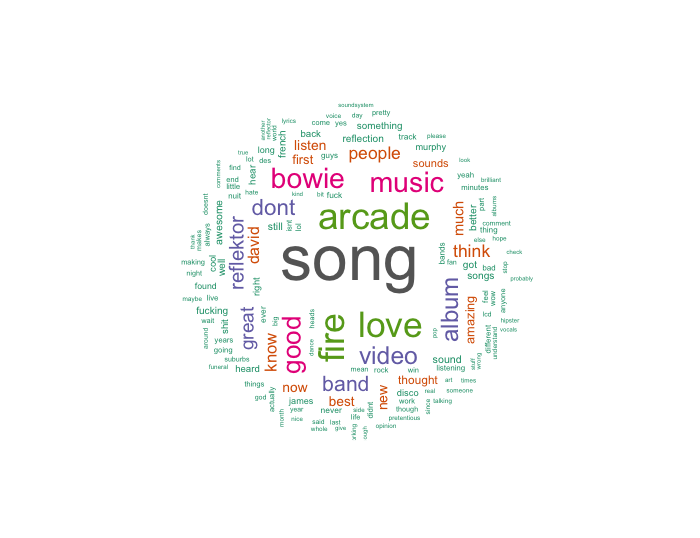

The R source for this figure:
library("tm")
library("SnowballC")
library("wordcloud")
library("RColorBrewer")
library("quanteda")

reflektor <- read.csv("reflektor.csv")

reflektor[which.max(reflektor$likes),c("author", "text", "likes", "time", "numReplies")]
max(reflektor$likes)
reflektor[which.max(reflektor$likes), "text"]

comments <- reflektor$text

ddd <- unlist(comments, recursive = TRUE, use.names = TRUE)

ddddd <- as.vector(ddd)
is.vector(ddddd)

text.tmp <- system2("/Users/aidarzinnatullin/Downloads/mystem", c("-c", "-l", "-d"), input = ddddd, stdout = TRUE)

text.tmp

write.table(text.tmp, "text.txt", append = FALSE, sep = " ", dec = ".",
            row.names = TRUE, col.names = TRUE)



# Choose necessary file
text <- readLines(file.choose())
docs <- Corpus(VectorSource(text))



inspect(docs)
toSpace <- content_transformer(function (x , pattern ) gsub(pattern, " ", x))

docs <- tm_map(docs, toSpace, "/")
#docs <- tm_map(docs, toSpace, "\")
docs <- tm_map(docs, toSpace, "—")
docs <- tm_map(docs, toSpace, "-")
docs <- tm_map(docs, toSpace, "–")

docs <- tm_map(docs, toSpace, "@")
docs <- tm_map(docs, toSpace, "\\|")
# Convert the text to lower case
docs <- tm_map(docs, content_transformer(tolower))
# Remove numbers
docs <- tm_map(docs, removeNumbers)

# Remove russian common stopwords
docs <- tm_map(docs, removeWords, stopwords("russian"))
docs <- tm_map(docs, removeWords, stopwords("english"))

# Remove your own stop word
# specify your stopwords as a character vector
docs <- tm_map(docs, removeWords, c("you","the","que","and","your","muito","this","that","are","for","cara",
                                    "from","very","like","have","voce","man","one","nao","com","with","mais",
                                    "was","can","uma","but","ficou","meu","really","seu","would","sua","more",
                                    "it's","it","is","all","i'm","mas","como","just","make","what","esse","how",
                                    "por","favor","sempre","time","esta","every","para","i've","tem","will",
                                    "you're","essa","not","faz","pelo","than","about","acho","isso",
                                    "way","also","aqui","been","out","say","should","when","did","mesmo",
                                    "minha","next","cha","pra","sei","sure","too","das","fazer","made",
                                    "quando","ver","cada","here","need","ter","don't","este","has","tambem",
                                    "una","want","ate","can't","could","dia","fiquei","num","seus","tinha","vez",
                                    "ainda","any","dos","even","get","must","other","sem","vai","agora","desde",
                                    "dessa","fez","many","most","tao","then","tudo","vou","ficaria","foi","pela",
                                    "see","teu","those","were")) 

# Remove punctuations
docs <- tm_map(docs, removePunctuation)
# Eliminate extra white spaces
docs <- tm_map(docs, stripWhitespace)

docs_matrix <- TermDocumentMatrix(docs)
m <- as.matrix(docs_matrix)
v <- sort(rowSums(m),decreasing=TRUE)
d <- data.frame(word = names(v),freq=v)

head(d, 10)

wordcloud(words = d$word, freq = d$freq,scale = c(4, .2),  min.freq = 1,
          max.words=150, random.order=FALSE, rot.per=.35, 
          colors=brewer.pal(8, "Dark2"))


barplot(d[1:10,]$freq, las = 1, axes = T, names.arg = d[1:10,]$word,
        col = c("green", "red", "blue", "yellow", "orange", "lightblue", "lavender", "cornsilk", "lavender", "lightcyan"), main ="Наиболее употребляемые слова",
        xlab = "Частота слов", horiz = T, cex.names = 0.8, cex.axis = 0.8, xlim= c(0,2000))



#### Для словосочетаний

docs <- unlist(docs, recursive = TRUE, use.names = TRUE)
docs

write.table(docs, "text_colloc.txt", append = FALSE, sep = " ", dec = ".",
            row.names = TRUE, col.names = TRUE)


text <- readLines(file.choose())
collocations <- textstat_collocations(text, size = 2:3)
wordcloud(words = collocations$collocation, freq = collocations$count,
          scale=c(4,.6), min.freq = 50, max.words=Inf, 
          random.order=FALSE, rot.per=0.1, ordered.colors=FALSE, 
          random.color=TRUE, colors=brewer.pal(8, "Dark2"))
